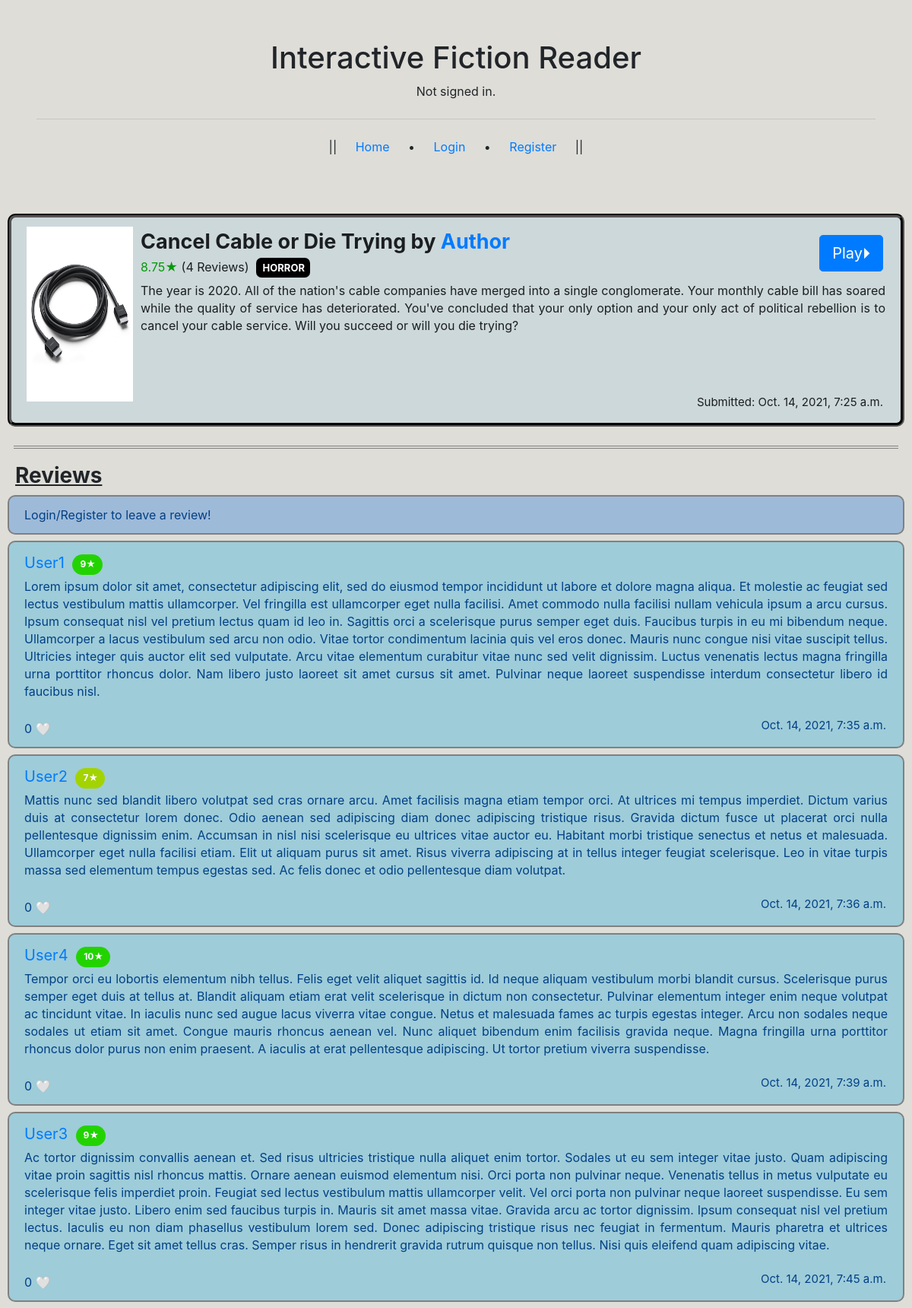
The page /story/90f9532dd8c7469b8e5eed7caa22d290 on the database its author committed.
### reader/models.py (models this page shows)
class Stories(models.Model):
    tags = models.CharField(max_length=20, choices=GENRE_TAGS, blank=False, default="")
    title = models.CharField(max_length=100, blank=False)
    description = models.CharField(max_length=10000, blank=True)
    author = models.ForeignKey(settings.AUTH_USER_MODEL, on_delete=models.SET_NULL, related_name="stories_written", blank=False, null=True, default="")
    favourited = models.ManyToManyField(settings.AUTH_USER_MODEL, related_name="stories_favourited", blank=True)
    date_time_submitted = models.DateTimeField(auto_now_add=True)
    cover = models.ImageField(upload_to = path_and_scramble, blank=True, null=True, default=f"{settings.MEDIA_ROOT}reader/static/story_covers/unknown.jpg")
    story_folder_id = models.CharField(max_length=50, blank=False, null=False, default=0)
    avg_rating = models.FloatField(blank=True, null=True, default=0)
    bookmarks = models.ManyToManyField(settings.AUTH_USER_MODEL, related_name="stories_bookmarked", blank=True)
    editor_used = models.CharField(max_length=10, choices=EDITOR_USED, blank=False, null=False, default="")

class User(AbstractUser):
    pass

class Reviews(models.Model):
    author = models.ForeignKey(settings.AUTH_USER_MODEL, on_delete=models.SET_NULL, related_name="reviews_written", blank=False, null=True)
    rating = models.IntegerField(validators=[MinValueValidator(1), MaxValueValidator(10)], blank=False, default="")
    likes = models.ManyToManyField(settings.AUTH_USER_MODEL, related_name="reviews_liked", blank=True)
    story = models.ForeignKey("Stories", on_delete=models.CASCADE, related_name="reviews", blank=False)
    body = models.CharField(max_length=5000, blank=False)
    date_time_posted = models.DateTimeField(auto_now_add=True)

### reader/views.py (the view, shortened to what this page needs)
# urls.py: path("story/<str:id>", views.story, name="story"),
def story(request, id):
    reviewed_status = False
    for review in Stories.objects.get(story_folder_id=id).reviews.all():
        if request.user == review.author:
            reviewed_status = True
    return render(request, "reader/story.html", {
        "This_Story": Stories.objects.get(story_folder_id=id),
        "Review_Form": ReviewForm(),
        "Reviewed_Status": reviewed_status
    })

### reader/templates/reader/story.html (shortened to what this page needs)
{% extends "reader/layout.html" %}
{% block body %}
<div class="story-icon-box">
  <div class="alert alert-dark" role="alert">
    <form class="play-button" action="{% url 'reader' id=This_Story.story_folder_id type=This_Story.editor_used %}" method="post">
      <button type="submit" class="btn btn-primary btn-lg">Play⏵</button>
    </form>
    <img src="{{This_Story.cover.url}}" class="story-icon-cover">
    <p class="story-icon-title-author"><strong>
      {{This_Story.title}} by
      <a href="{% url 'profile' id=This_Story.author.id %}">{{This_Story.author}}</a>
    </strong></p>
    <p class="story-icon-genre-rating">
        {% if This_Story.avg_rating == 0.0 %}
        <span class="avg-rating-zero" id="avg_rating">
        {% elif This_Story.avg_rating <= 2.0 %}
        <span class="avg-rating-lowest" id="avg_rating">
        {% elif This_Story.avg_rating > 2.0 and This_Story.avg_rating <= 4.0 %}
        <span class="avg-rating-low" id="avg_rating">
        {% elif This_Story.avg_rating > 4.0 and This_Story.avg_rating <= 6.0 %}
        <span class="avg-rating-mid" id="avg_rating">
        {% elif This_Story.avg_rating > 6.0 and This_Story.avg_rating <= 8.0 %}
        <span class="avg-rating-high" id="avg_rating">
        {% elif This_Story.avg_rating >= 8.0 %}
        <span class="avg-rating-highest" id="avg_rating">
        {% endif %}
        {{This_Story.avg_rating|floatformat:2}}★</span> ({{This_Story.reviews.count}}
        {% if This_Story.reviews.count == 1 %}
        Review)&nbsp;
        {% else %}
        Reviews)&nbsp;
        {% endif %}
      {% if This_Story.tags == 'ROMANCE' %}
        <span class="genre-tag-romance" onclick="gotoCat(this)">
      {% elif This_Story.tags == 'ADVENTURE' %}
        <span class="genre-tag-adventure" onclick="gotoCat(this)">
      {% elif This_Story.tags == 'MYSTERY' %}
        <span class="genre-tag-mystery" onclick="gotoCat(this)">
      {% elif This_Story.tags == 'SCI-FI' %}
        <span class="genre-tag-sci-fi" onclick="gotoCat(this)">
      {% elif This_Story.tags == 'NON-FICTION' %}
        <span class="genre-tag-non-fiction" onclick="gotoCat(this)">
      {% elif This_Story.tags == 'FANTASY' %}
        <span class="genre-tag-fantasy" onclick="gotoCat(this)">
      {% elif This_Story.tags == 'COMEDY' %}
        <span class="genre-tag-comedy" onclick="gotoCat(this)">
      {% elif This_Story.tags == 'DRAMA' %}
        <span class="genre-tag-drama" onclick="gotoCat(this)">
      {% elif This_Story.tags == 'HORROR' %}
        <span class="genre-tag-horror" onclick="gotoCat(this)">
      {% elif This_Story.tags == 'THRILLER' %}
        <span class="genre-tag-thriller" onclick="gotoCat(this)">
      {% elif This_Story.tags == 'HISTORICAL' %}
        <span class="genre-tag-historical" onclick="gotoCat(this)">
      {% endif %}
          {{This_Story.tags}}
        </span></p>
    <p class="story-icon-abstract">{{This_Story.description}}</p>
    <p class="story-icon-datetime">Submitted: {{This_Story.date_time_submitted}}</p>
  </div>
</div>
<hr style="border-top: 1px solid grey; margin: auto; margin-top: 25px; width: 97%; float: center;">
<hr style="border-top: 1px solid grey; margin: auto; margin-top: 2px; width: 97%;">
<div class="top-stories-header" style="margin-top: 19px;"><h3 style="display: inline;"><strong><u>Reviews</u></strong></h3></div>
{% if user != This_Story.author %}
  {% if user.is_authenticated %}
  <div class="alert alert-primary" role="alert" id="review_form">
    {% if Reviewed_Status == False %}
      <p>Leave a review!</p>
      <form action="{% url 'story' id=This_Story.story_folder_id %}" method='post'>
        {% csrf_token %}
        <p>{{Review_Form.body}}</p>
        <p>Rating:&nbsp;{{Review_Form.rating}}★<input type="submit" class="btn btn-success btn-sm" value="Submit" id="review-submit-button"></p>
      </form>
    </div>
    {% else %}
      Thanks for leaving a review!</div>
    {% endif %}
  {% else %}
  <div class="alert alert-primary" role="alert" id="review_form">Login/Register to leave a review!</div>
  {% endif %}
{% endif %}
{% for review in This_Story.reviews.all %}
<div class="review-box">
  <div class="alert alert-primary" role="alert">
    <p class="review-author-rating"><a href="{% url 'profile' id=review.author.id %}">{{review.author}}</a>&nbsp;
      {% if review.rating == 1 or review.rating == 2 %}
        <span class="review-rating-lowest" id="review-rating{{review.id}}">
      {% elif review.rating == 3 or review.rating == 4 %}
        <span class="review-rating-low" id="review-rating{{review.id}}">
      {% elif review.rating == 5 or review.rating == 6 %}
        <span class="review-rating-mid" id="review-rating{{review.id}}">
      {% elif review.rating == 7 or review.rating == 8 %}
        <span class="review-rating-high" id="review-rating{{review.id}}">
      {% elif review.rating == 9 or review.rating == 10 %}
        <span class="review-rating-highest" id="review-rating{{review.id}}">
      {% endif %}
      {{review.rating}}★</span>
    </p>
    <form action='{% url "edit" %}' method='post' class='edit_form'>{% csrf_token %}
      <span id="ebod{{review.id}}"><p class="review-body">{{review.body}}</p></span></form>
    <form action="{% url 'like' %}" method="post" class="like_form">
      <span class="like_button" id='{{review.id}}'>
        {% if user.is_authenticated %}
          {% for person in review.likes.all %} {% if user == person %} <div hidden> {% endif %} {% endfor %}
          <input type="submit" class="btn btn-outline-primary btn-sm" value="{{ review.likes.all|length }} 🤍">
          {% for person in review.likes.all %} {% if user == person %} </div> <input type="submit" class="btn btn-primary btn-sm" value="{{ review.likes.all|length }} ❤️"> {% endif %} {% endfor %}
        {% else %}
          {{ review.likes.all|length }} 🤍
        {% endif %}
      </span>
      <p class="review-datetime-edit">
        {{review.date_time_posted}}
      </p>
  </form>
  </div>
</div>
{% endfor %}
{% endblock %}

### reader/static/reader/styles.css (style rules this page uses)
.story-icon-cover { width: 150px; height: 230px; display: inline-block; float: left; padding: 0 10px 0 0; }
.story-icon-box > div { margin: 8px 10px 8px 10px; min-height: 280px; position: relative; background-color: #cdd8da; border: 5px groove black; border-radius: 10px }
.story-icon-title-author { font-size: 27px; margin: 0px; }
.story-icon-genre-rating { margin-bottom: 8px; }
.story-icon-abstract { line-height: 23px; margin-bottom: 45px; text-align: justify }
.story-icon-datetime { font-size: 15px; position: absolute; bottom: 0; right: 23px; }
.genre-tag-horror { font-size: 13px; font-weight: bold; color: white; background-color: #000000; padding: 5px 7.5px 5px 9px; text-align: center; border-radius: 7px; }
.play-button { position: absolute; top: 23px; right: 23px; }
#review_form { margin: 8px 10px 8px 10px; position: relative; border: 2px solid grey; border-radius: 10px; background-color: #9ebad9; }
.review-box > div { margin: 8px 10px 8px 10px; position: relative; border: 2px solid grey; border-radius: 10px; background-color: #9eccd9; }
.review-author-rating { font-size: 20px; margin-bottom: 5px; word-spacing: 5px; }
.review-rating-high { position: absolute; font-size: 12px; font-weight: bold; color: white; background-color: #a3d300; padding: 4px 9px 5px 10px; text-align: center; border-radius: 60px; top: 16px; }
.review-rating-highest { position: absolute; font-size: 12px; font-weight: bold; color: white; background-color: #23d300; padding: 4px 9px 5px 10px; text-align: center; border-radius: 60px; top: 16px; }
.review-body { line-height: 23px; margin-bottom: 25px; text-align: justify }
.review-datetime-edit { font-size: 15px; position: absolute; bottom: 0; right: 22px; }
.avg-rating-highest { color: #009a08; }
.top-stories-header { margin: 25px 25px 8px 20px; position: relative; }

### rows shown on the page
Stories: cover (picture), title "Cancel Cable or Die Trying", author "Author", avg_rating "8.75", reviews.count "4", tags "HORROR", description "The year is 2020. All of the nation's cable companies have merged into a single conglomerate. Your monthly cable bill has soared while the quality of service has deteriorated. You've concluded that your only option and your only act of political rebellion is to cancel your cable service. Will you succeed or will you die trying?", date_time_submitted "Oct. 14, 2021, 7:25 a.m."
Reviews: author "User1", rating "9", body "Lorem ipsum dolor sit amet, consectetur adipiscing elit, sed do eiusmod tempor incididunt ut labore et dolore magna aliqua. Et molestie ac feugiat sed lectus vestibulum mattis ullamcorper. Vel fringilla est ullamcorper eget nulla facilisi. Amet commodo nulla facilisi nullam vehicula ipsum a arcu cursus. Ipsum consequat nisl vel pretium lectus quam id leo in. Sagittis orci a scelerisque purus semper eget duis. Faucibus turpis in eu mi bibendum neque. Ullamcorper a lacus vestibulum sed arcu non odio. Vitae tortor condimentum lacinia quis vel eros donec. Mauris nunc congue nisi vitae suscipit tellus. Ultricies integer quis auctor elit sed vulputate. Arcu vitae elementum curabitur vitae nunc…", likes.all|length "0", date_time_posted "Oct. 14, 2021, 7:35 a.m."
Reviews: author "User2", rating "7", body "Mattis nunc sed blandit libero volutpat sed cras ornare arcu. Amet facilisis magna etiam tempor orci. At ultrices mi tempus imperdiet. Dictum varius duis at consectetur lorem donec. Odio aenean sed adipiscing diam donec adipiscing tristique risus. Gravida dictum fusce ut placerat orci nulla pellentesque dignissim enim. Accumsan in nisl nisi scelerisque eu ultrices vitae auctor eu. Habitant morbi tristique senectus et netus et malesuada. Ullamcorper eget nulla facilisi etiam. Elit ut aliquam purus sit amet. Risus viverra adipiscing at in tellus integer feugiat scelerisque. Leo in vitae turpis massa sed elementum tempus egestas sed. Ac felis donec et odio pellentesque diam volutpat.", likes.all|length "0", date_time_posted "Oct. 14, 2021, 7:36 a.m."
Reviews: author "User4", rating "10", body "Tempor orci eu lobortis elementum nibh tellus. Felis eget velit aliquet sagittis id. Id neque aliquam vestibulum morbi blandit cursus. Scelerisque purus semper eget duis at tellus at. Blandit aliquam etiam erat velit scelerisque in dictum non consectetur. Pulvinar elementum integer enim neque volutpat ac tincidunt vitae. In iaculis nunc sed augue lacus viverra vitae congue. Netus et malesuada fames ac turpis egestas integer. Arcu non sodales neque sodales ut etiam sit amet. Congue mauris rhoncus aenean vel. Nunc aliquet bibendum enim facilisis gravida neque. Magna fringilla urna porttitor rhoncus dolor purus non enim praesent. A iaculis at erat pellentesque adipiscing. Ut tortor pretium…", likes.all|length "0", date_time_posted "Oct. 14, 2021, 7:39 a.m."
Reviews: author "User3", rating "9", body "Ac tortor dignissim convallis aenean et. Sed risus ultricies tristique nulla aliquet enim tortor. Sodales ut eu sem integer vitae justo. Quam adipiscing vitae proin sagittis nisl rhoncus mattis. Ornare aenean euismod elementum nisi. Orci porta non pulvinar neque. Venenatis tellus in metus vulputate eu scelerisque felis imperdiet proin. Feugiat sed lectus vestibulum mattis ullamcorper velit. Vel orci porta non pulvinar neque laoreet suspendisse. Eu sem integer vitae justo. Libero enim sed faucibus turpis in. Mauris sit amet massa vitae. Gravida arcu ac tortor dignissim. Ipsum consequat nisl vel pretium lectus. Iaculis eu non diam phasellus vestibulum lorem sed. Donec adipiscing tristique…", likes.all|length "0", date_time_posted "Oct. 14, 2021, 7:45 a.m."
